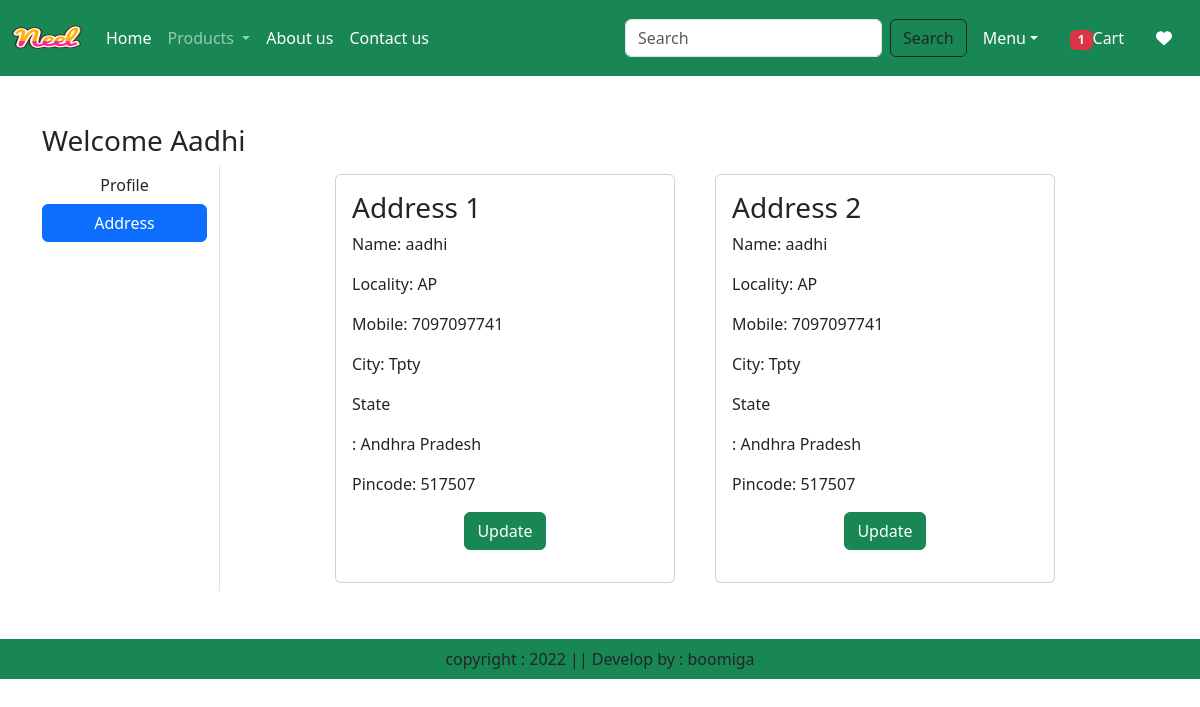
/address/ (signed in), run on the app's committed database.
### app/models.py (models this page shows, shortened)
class Customer(models.Model):
    user = models.ForeignKey(User,on_delete=models.CASCADE)
    name = models.CharField(max_length=200)
    locality = models.CharField(max_length=200)
    city = models.CharField(max_length=50)
    mobile = models.IntegerField(default=0)
    zipcode = models.IntegerField()
    state = models.CharField(choices=STATE_CHOICES,max_length=100)

### app/views.py (the view)
# urls.py: path("address/",views.address, name="address"),
@login_required
def address(request):
    add = Customer.objects.filter(user=request.user)
    totalitem = 0
    wishitem = 0
    if request.user.is_authenticated:
           totalitem = len(Cart.objects.filter(user=request.user))
           wishitem = len(Wishlist.objects.filter(user=request.user))
    return render(request, 'app/address.html',locals())

### app/templates/app/address.html (shortened to what this page needs)
{% extends 'app/base.html' %}
{% load static %}
{% block main-content %}
<div class="container my-5">
    <div class="row">
        <h3>Welcome <span class="text-capitalize">{{request.user}}</span></h3>
           <div class="col-sm-2 border-end">
                <ul class="list-unstyled">
                <li class="d-grid"><a href="{% url 'Profile' %}" class="btn">Profile</a></li>
                <li class="d-grid"><a href="{% url 'address' %}" class="btn btn-primary">Address</a></li>
                </ul>
           </div>
           <div class="col-sm-8 offset-sm-1">
                <div class="row">
                    {% for ad in add %}
                      <div class="col-sm-6">
                        <div class="card m-2">
                            <div class="card-body">
                                <h3>Address {{forloop.counter}}</h3>
                                <p>Name: {{ad.name}}</p>
                                <p>Locality: {{ad.locality}}</p>
                                <p>Mobile: {{ad.mobile}}</p>
                                <p>City: {{ad.city}}</p>
                                <p>State</p>: {{ad.state}}</p>
                                <p>Pincode: {{ad.zipcode}}</p>
                                <p class="text-center"><a href="{% url 'UpdateAddress' pk=ad.id %}" type="button" class="btn btn-success">Update</a></p>
                            </div>
                        </div>
                      </div>
                    {% endfor %}
                </div>
            </div>
    </div>
</div>
{% endblock main-content %}

### data on the page
Customer: name "aadhi", locality "AP", mobile "7097097741", city "Tpty", state "Andhra Pradesh", zipcode "517507"
Customer: name "aadhi", locality "AP", mobile "7097097741", city "Tpty", state "Andhra Pradesh", zipcode "517507"

### other printed values
{{ totalitem }} "1"
{{ request.user }} "Aadhi"
